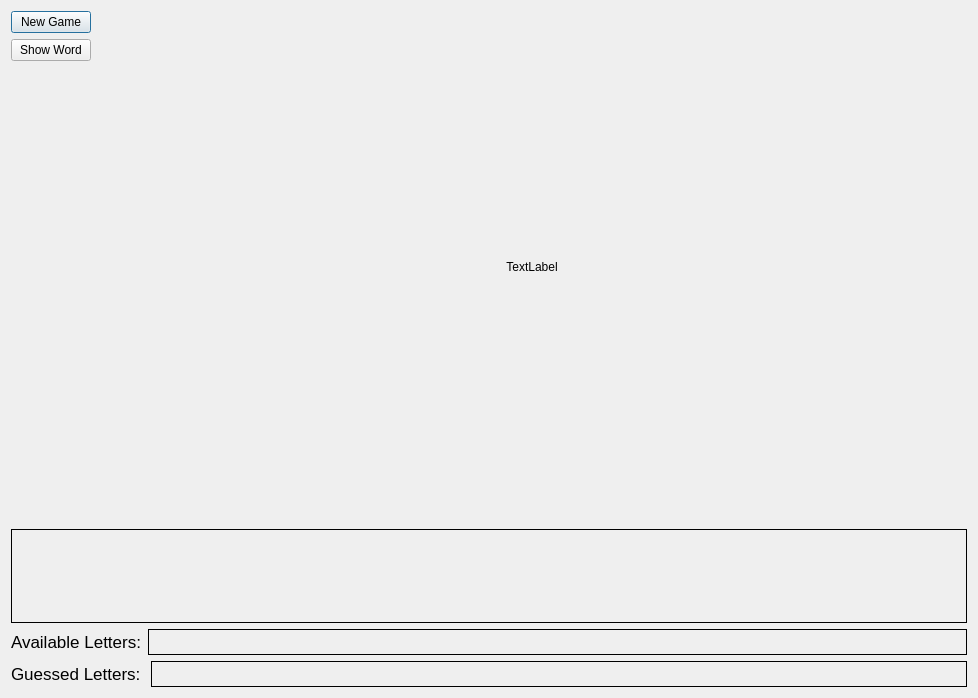
<?xml version="1.0" encoding="UTF-8"?>
<ui version="4.0">
 <class>MainDialog</class>
 <widget class="QDialog" name="MainDialog">
  <property name="geometry">
   <rect>
    <x>0</x>
    <y>0</y>
    <width>587</width>
    <height>618</height>
   </rect>
  </property>
  <property name="windowTitle">
   <string>HangMan</string>
  </property>
  <layout class="QVBoxLayout" name="verticalLayout_2">
   <item>
    <layout class="QHBoxLayout" name="horizontalLayout_5">
     <item>
      <layout class="QVBoxLayout" name="verticalLayout">
       <item>
        <widget class="QPushButton" name="pb_new_game">
         <property name="text">
          <string>New Game</string>
         </property>
        </widget>
       </item>
       <item>
        <widget class="QPushButton" name="pb_show_world">
         <property name="text">
          <string>Show Word</string>
         </property>
        </widget>
       </item>
       <item>
        <spacer name="verticalSpacer_3">
         <property name="orientation">
          <enum>Qt::Vertical</enum>
         </property>
         <property name="sizeHint" stdset="0">
          <size>
           <width>20</width>
           <height>40</height>
          </size>
         </property>
        </spacer>
       </item>
      </layout>
     </item>
     <item>
      <spacer name="verticalSpacer">
       <property name="orientation">
        <enum>Qt::Vertical</enum>
       </property>
       <property name="sizeHint" stdset="0">
        <size>
         <width>20</width>
         <height>113</height>
        </size>
       </property>
      </spacer>
     </item>
     <item>
      <layout class="QHBoxLayout" name="horizontalLayout">
       <item>
        <spacer name="horizontalSpacer">
         <property name="orientation">
          <enum>Qt::Horizontal</enum>
         </property>
         <property name="sizeHint" stdset="0">
          <size>
           <width>40</width>
           <height>20</height>
          </size>
         </property>
        </spacer>
       </item>
       <item>
        <widget class="QLabel" name="label_status">
         <property name="sizePolicy">
          <sizepolicy hsizetype="Fixed" vsizetype="Fixed">
           <horstretch>0</horstretch>
           <verstretch>0</verstretch>
          </sizepolicy>
         </property>
         <property name="minimumSize">
          <size>
           <width>830</width>
           <height>512</height>
          </size>
         </property>
         <property name="frameShape">
          <enum>QFrame::NoFrame</enum>
         </property>
         <property name="text">
          <string>TextLabel</string>
         </property>
         <property name="scaledContents">
          <bool>false</bool>
         </property>
         <property name="alignment">
          <set>Qt::AlignCenter</set>
         </property>
        </widget>
       </item>
       <item>
        <spacer name="horizontalSpacer_2">
         <property name="orientation">
          <enum>Qt::Horizontal</enum>
         </property>
         <property name="sizeHint" stdset="0">
          <size>
           <width>40</width>
           <height>20</height>
          </size>
         </property>
        </spacer>
       </item>
      </layout>
     </item>
     <item>
      <spacer name="verticalSpacer_2">
       <property name="orientation">
        <enum>Qt::Vertical</enum>
       </property>
       <property name="sizeHint" stdset="0">
        <size>
         <width>20</width>
         <height>113</height>
        </size>
       </property>
      </spacer>
     </item>
    </layout>
   </item>
   <item>
    <widget class="QFrame" name="frame_letters">
     <property name="frameShape">
      <enum>QFrame::Box</enum>
     </property>
     <property name="frameShadow">
      <enum>QFrame::Plain</enum>
     </property>
     <layout class="QHBoxLayout" name="horizontalLayout_2">
      <item>
       <widget class="QLabel" name="label_word">
        <property name="font">
         <font>
          <pointsize>48</pointsize>
          <weight>75</weight>
          <bold>true</bold>
         </font>
        </property>
        <property name="frameShape">
         <enum>QFrame::NoFrame</enum>
        </property>
        <property name="frameShadow">
         <enum>QFrame::Plain</enum>
        </property>
        <property name="text">
         <string/>
        </property>
        <property name="scaledContents">
         <bool>true</bool>
        </property>
        <property name="alignment">
         <set>Qt::AlignCenter</set>
        </property>
       </widget>
      </item>
     </layout>
    </widget>
   </item>
   <item>
    <layout class="QHBoxLayout" name="horizontalLayout_4">
     <item>
      <widget class="QLabel" name="label_2">
       <property name="sizePolicy">
        <sizepolicy hsizetype="Fixed" vsizetype="Preferred">
         <horstretch>0</horstretch>
         <verstretch>0</verstretch>
        </sizepolicy>
       </property>
       <property name="font">
        <font>
         <pointsize>13</pointsize>
        </font>
       </property>
       <property name="text">
        <string>Available Letters:</string>
       </property>
      </widget>
     </item>
     <item>
      <widget class="QLabel" name="label_available_letters">
       <property name="font">
        <font>
         <pointsize>16</pointsize>
        </font>
       </property>
       <property name="frameShape">
        <enum>QFrame::Box</enum>
       </property>
       <property name="text">
        <string/>
       </property>
       <property name="alignment">
        <set>Qt::AlignCenter</set>
       </property>
      </widget>
     </item>
    </layout>
   </item>
   <item>
    <layout class="QHBoxLayout" name="horizontalLayout_3">
     <item>
      <widget class="QLabel" name="label">
       <property name="sizePolicy">
        <sizepolicy hsizetype="Fixed" vsizetype="Preferred">
         <horstretch>0</horstretch>
         <verstretch>0</verstretch>
        </sizepolicy>
       </property>
       <property name="font">
        <font>
         <pointsize>13</pointsize>
        </font>
       </property>
       <property name="text">
        <string>Guessed Letters:</string>
       </property>
      </widget>
     </item>
     <item>
      <spacer name="horizontalSpacer_3">
       <property name="orientation">
        <enum>Qt::Horizontal</enum>
       </property>
       <property name="sizeType">
        <enum>QSizePolicy::Fixed</enum>
       </property>
       <property name="sizeHint" stdset="0">
        <size>
         <width>4</width>
         <height>20</height>
        </size>
       </property>
      </spacer>
     </item>
     <item>
      <widget class="QLabel" name="label_guessed_letters">
       <property name="sizePolicy">
        <sizepolicy hsizetype="Preferred" vsizetype="Fixed">
         <horstretch>0</horstretch>
         <verstretch>0</verstretch>
        </sizepolicy>
       </property>
       <property name="font">
        <font>
         <pointsize>16</pointsize>
        </font>
       </property>
       <property name="frameShape">
        <enum>QFrame::Box</enum>
       </property>
       <property name="text">
        <string/>
       </property>
       <property name="alignment">
        <set>Qt::AlignCenter</set>
       </property>
      </widget>
     </item>
    </layout>
   </item>
  </layout>
 </widget>
 <resources/>
 <connections/>
</ui>
